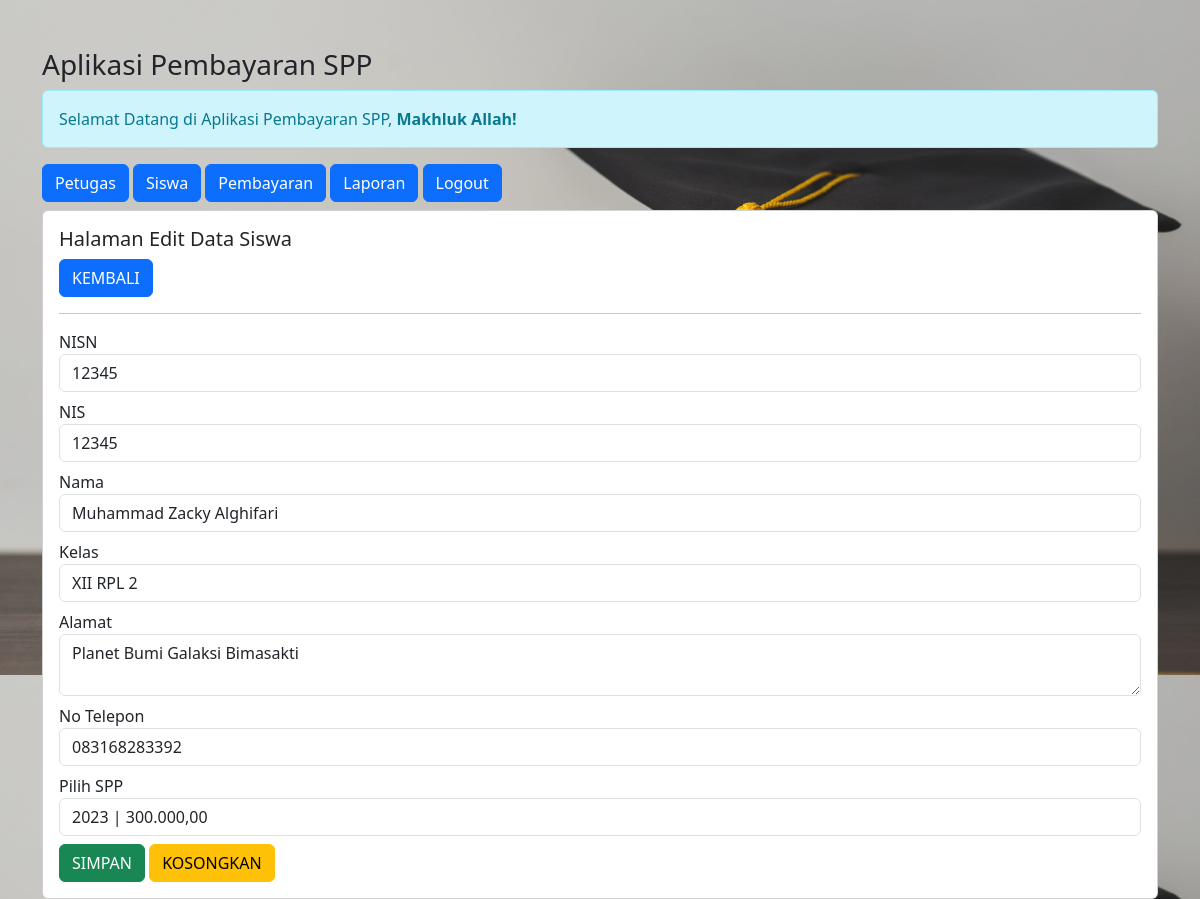
The page /petugas/petugas.php?url=edit-siswa&nisn=12345 (signed in) on the database its author committed.
### tables this page shows
CREATE TABLE `siswa` (
  `nisn` char(10) NOT NULL,
  `nis` char(8) NOT NULL,
  `nama` varchar(35) NOT NULL,
  `id_kelas` int(11) NOT NULL,
  `alamat` text NOT NULL,
  `no_telp` varchar(13) NOT NULL,
  `id_spp` int(11) NOT NULL
);

CREATE TABLE `kelas` (
  `id_kelas` int(11) NOT NULL,
  `nama_kelas` varchar(15) NOT NULL,
  `kompetensi_keahlian` varchar(50) NOT NULL
);

CREATE TABLE `spp` (
  `id_spp` int(11) NOT NULL,
  `tahun` int(11) NOT NULL,
  `nominal` int(11) NOT NULL
);

### petugas/edit-siswa.php (the view, shortened to what this page needs)
<?php
$nisn = $_GET['nisn'];
include '../koneksi.php';
$sql = "SELECT * FROM siswa,spp,kelas WHERE siswa.id_kelas=kelas.id_kelas AND siswa.id_spp=spp.id_spp AND nisn = '$nisn'";
$query = mysqli_query($koneksi, $sql);
$data = mysqli_fetch_array($query);
?>
<h5>Halaman Edit Data Siswa</h5>
<a href="?url=siswa" class="btn btn-primary"> KEMBALI </a>
<hr>
<form method="post" action="?url=proses-edit-siswa&nisn=<?= $nisn; ?>">
    <div class="form-group mb-2">
        <label>NISN</label>
        <input value="<?= $data['nisn'] ?>" readonly type="number" name="nisn" class="form-control" required>
    </div>
    <div class="form-group mb-2">
        <label>NIS</label>
        <input value="<?= $data['nis'] ?>" type="number" name="nis" class="form-control" required>
    </div>
    <div class="form-group mb-2">
        <label>Nama</label>
        <input value="<?= $data['nama'] ?>" type="text" name="nama" class="form-control" required>
    </div>
    <div class="form-group mb-2">
        <label>Kelas</label>
        <select name="id_kelas" class="form-control" required>
            <option value="<?= $data['id_kelas'] ?>"><?= $data['nama_kelas'] ?></option>
        </select>
    </div>
    <div class="form-group mb-2">
        <label>Alamat</label>
        <textarea name="alamat" class="form-control" required><?= $data['alamat'] ?></textarea>
    </div>
    <div class="form-group mb-2">
        <label>No Telepon</label>
        <input value="<?= $data['no_telp'] ?>" type="number" name="no_telp" class="form-control" required>
    </div>
    <div class="form-group mb-2">
        <label>Pilih SPP</label>
        <select name="id_spp" class="form-control" required>
        <option value="<?= $data['id_spp'] ?>"> <?= $data['tahun']; ?> | <?= number_format($data['nominal'],2,',','.'); ?> </option>
        </select>
    </div>
    <div class="form-group">
        <button type="submit" class="btn btn-success"> SIMPAN </button>
        <button type="reset" class="btn btn-warning"> KOSONGKAN </button>
    </div>
</form>

### petugas/petugas.php (style rules this page uses)
body { background-image: url(../img/bg.jpg); background-size: 100%; }

### rows shown on the page
siswa: nisn "12345", nis "12345", nama "Muhammad Zacky Alghifari", id_kelas "XII RPL 2", alamat "Planet Bumi Galaksi Bimasakti", no_telp "083168283392", id_spp "2023 | 300.000,00"

### other values the page prints
$_SESSION['nama_petugas'] "Makhluk Allah"
